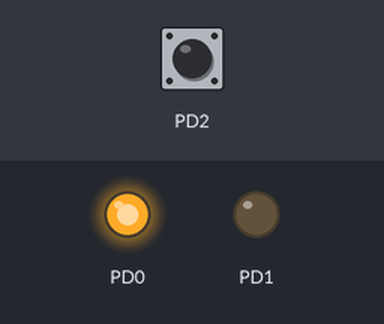
The program below on a simulated ATmega32, built with avr-gcc and emulated at 8 MHz. Parts: output pins drawn as LEDs (lit = HIGH). Dashed ring = blinking. Inputs (shaded band) come from the test bench; at power-on: PD2 HIGH.

Above: at 1.2 s.
1.3 s: PD2 pulled LOW for 0.15 s
At 1.7 s:
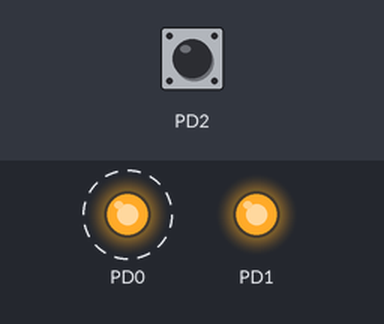
4.3 s: PD2 pulled LOW for 1 s
At 5.38 s:
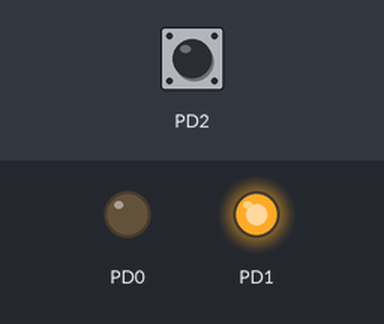
7.3 s: PD2 pulled LOW for 3.2 s
Timing chart, 0 to 15.0 s (numbered marks = the images above; inputs shaded):
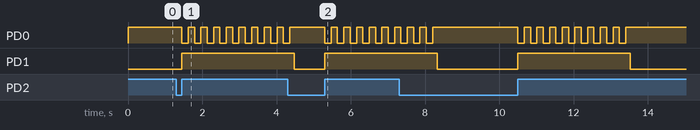

The program:

main.c
```c
#include "config.h"
//#include"lcd.h"
//#include"keypad.h"
#include"timer0.h"
#include"DIO.h"
#include <util/delay.h>


void stop()
{
	Disable_Alarm_TMR0();
	PORTD|=1;
	PORTD&= ~2;
}
void ext()
{
	SetAlarm_TMR0(stop,3000);


}

int main()
{
	DDRD=3;
	PORTD=5;
	gie_enable();
	SETBIT(gicr,6);
	mcucr |= 3 ;
	callback_EXT0_Interrupt(ext);


	while(1)
	{
		if(TIMSK&2)
		{
			PORTD|=2;
			PORTD^=1;

			_delay_ms(150);
		}
		else{}

	}


	return 0;

}
```

timer0.c
```c
#include "timer0.h"


struct STimer0_Settings Timer0_Configuration;
u32 TOV_Number ;
u32 num ;

static void (*Ptr_OFI)(void);
static void (*Ptr_CMI)(void);


void TMR0_Init(struct STimer0_Settings Configuration)
{
	Timer0_Configuration = Configuration ;

	/*********************Adjust Mode***********************/
	if (Timer0_Configuration.Timer0_Mode == NORMAL )
	{
		TCCR0 &= ~(1<<WGM00);
		TCCR0 &= ~( 1<< WGM01);
	}

	if (Timer0_Configuration.Timer0_Mode == CTC )
	{
		TCCR0 &= ~(1<<WGM00);
		TCCR0 |= ( 1<< WGM01);
	}

	/************************Adjust prescalar************************/
	TCCR0 = TCCR0 | Timer0_Configuration.Timer0_PRESCALAR;

	/**************************TMR0 Enable/Disable********************/
	if (Timer0_Configuration.Timer0_OVFI == TOIE0_enable )
	{
		TIMSK |= 1<< TOIE0 ;
	}
	else if (Timer0_Configuration.Timer0_OVFI == TOIE0_disable)
	{
		TIMSK &= ~(1<< TOIE0) ;

	}

	/**************************OCR0 Enable/Disable********************/
	if (Timer0_Configuration.Timer0_OCIE == OCIE0_enable )
	{
		TIMSK |= 1<< OCIE0 ;
	}
	else if (Timer0_Configuration.Timer0_OCIE == OCIE0_disable)
	{
		TIMSK &= ~(1<< OCIE0) ;

	}

}

void TMR0_ReadCounterValue(u8 *u8NumOfTicks)
{
	*u8NumOfTicks = TCNT0;
}
void TMR0_Set_Compare_Value(u8 u8Val)
{
	OCR0 = u8Val;
}

void TMR0_Set_Counter_Value(u8 u8Val)
{
	TCNT0 = u8Val;

}


//used for set the Number of OverFlow (Used for SW Counters)

void TMR0_Set_TOV_Number(u8 u8Val)
{
	TOV_Number = u8Val;

}
void TMR0_Get_TOV_Number(u8 *u8Val)
{
	*u8Val = TOV_Number ;
}


void SetAlarm_TMR0(void(*Ptr_to_OCM_Function)(void),u32 t)
{
	struct STimer0_Settings config;
	TMR0_Set_Compare_Value(100);
	config.Timer0_Mode=CTC;
	config.Timer0_OVFI=TOIE0_disable;
	config.Timer0_OCIE=OCIE0_enable;
	config.Timer0_PRESCALAR=PRESCALING_CLK8;
	TOV_Number=t*10;
	callback_OCR0_Compare_Match_Interrupt( Ptr_to_OCM_Function );
	TMR0_Init(config);


}
void Disable_Alarm_TMR0()
{
	struct STimer0_Settings config;
	config.Timer0_Mode=CTC;
	config.Timer0_OVFI=TOIE0_disable;
	config.Timer0_OCIE=OCIE0_disable;
	config.Timer0_PRESCALAR=PRESCALING_CLK8;
	TMR0_Init(config);


}

void callback_TMR0_Overflow_Interrupt (void(*Ptr_to_OVI_Function)(void))
{
	Ptr_OFI = Ptr_to_OVI_Function ;
	num=TOV_Number;

}
void callback_OCR0_Compare_Match_Interrupt(void(*Ptr_to_OCM_Function)(void))
{
	Ptr_CMI = Ptr_to_OCM_Function ;
	num=TOV_Number;

}


ISR(__vector_10)
{
	num--;
	if(num==0)
	{
	(*Ptr_CMI)();
	num=TOV_Number;
	}
}
ISR(__vector_11)
{
		num--;
		if(num==0)
		{
		(*Ptr_OFI)();
		num=TOV_Number;
		}
}
```

timer0.h
```c
/*
 * timer0.h
 *
 *  Created on: Jan 24, 2021
 *      Author: toshipa
 */

#ifndef TIMER0_H_
#define TIMER0_H_

#include "config.h"
/////User Configuration////////////////////

enum WAVE_FORM_GEN   //Timer/Counter0 Output Compare Match Interrupt Enable
{
	CTC,
	NORMAL
} ;

enum TOVFIE0
{
	TOIE0_enable,
	TOIE0_disable
} ;

enum OCMIE0   //Timer/Counter0 Output Compare Match Interrupt Enable
{
	OCIE0_enable ,
	OCIE0_disable
} ;


enum TMR0_PRESCALAR
{
	NO_CLK_SRC = 0, //Timer Disable
	NO_PRESCALING = 1,
	PRESCALING_CLK8 = 2,
	PRESCALING_CLK64 = 3,
	PRESCALING_CLK256 = 4,
	PRESCALING_CLK1024 = 5,
	EXT_CLK_FALLING=6,
	EXT_CLK_RISING = 7
} ;


struct STimer0_Settings
{
	enum TOVFIE0 Timer0_OVFI ;
	enum OCMIE0 Timer0_OCIE;
	enum WAVE_FORM_GEN Timer0_Mode ;
	enum TMR0_PRESCALAR Timer0_PRESCALAR;
};
//////////////////////////////////////////

/////////////////////Timer0 Interface


void TMR0_Init(struct STimer0_Settings Configuration);
void TMR0_ReadCounterValue(u8* u8NumOfTicks);
void TMR0_Set_Compare_Value(u8 u8Val);

void TMR0_Set_TOV_Number(u8 u8Val);
void TMR0_Get_TOV_Number(u8 *u8Val);


//ISR
void callback_TMR0_Overflow_Interrupt (void(*Ptr_to_OVI_Function)(void));
void callback_OCR0_Compare_Match_Interrupt(void(*Ptr_to_OCM_Function)(void));


void SetAlarm_TMR0(void(*Ptr_to_OVI_Function)(void),u32 t);
void Disable_Alarm_TMR0();


//////////////////////////////////////////

//////////////////////////////Private HW registers

/********************************EXT INT ISR**********************************/
#define ISR(vector) \
	void vector(void) __attribute__ ((signal));\
	void vector(void)
/*
 * 	 void __vector_1 (void) __attribute__ ((signal)) ; //external interrupt
 *	 void __vector_1 (void) //,used,externally_visible)) __VA_ARGS__;
 */

/**************************TCCR0 Registers*************************************/
#define FOC0 	7
#define WGM00	6
#define COM01 	5
#define COM00	4
#define WGM01	3
#define CS02 	2
#define CS01 	1
#define CS00 	0
/**************************Enable TMR0 Pin*************************************/
#define TOIE0	0
#define OCIE0	1


#endif /* TIMER0_H_ */
```

config.h
```c
/*
 * config.h
 *
 *  Created on: Jan 23, 2021
 *      Author: toshipa
 */

#ifndef CONFIG_H_
#define CONFIG_H_

#define u8 unsigned char
#define u32 long

#define NULL ((void*)0)


#define SETBIT(REG,BIT)  (REG |= 1 << BIT)
#define CLRBIT(REG,BIT)  (REG &= ~(1 << BIT))
#define TOGBIT(REG,BIT)  (REG ^= 1 << BIT)
#define READBIT(REG,BIT)  ((REG >> BIT) & 1)
#define gie_enable() SREG |=  (1 << (7))

#define DDRA *(( unsigned char*)0x3A)
#define PORTA *(( unsigned char*)0x3B)
#define PINA *(( unsigned char*)0x39)
#define DDRB *(( volatile unsigned char*)0x37)
#define PORTB *(( volatile unsigned char*)0x38)
#define PINB *(( unsigned char*)0x36)
#define DDRC *(( unsigned char*)0x34)
#define PORTC *(( unsigned char*)0x35)
#define PINC *(( unsigned char*)0x33)
#define DDRD *(( unsigned char*)0x31)
#define PORTD *(( unsigned char*)0x32)
#define PIND *(( unsigned char*)0x30)
#define admux *(( unsigned char*)0x27)
#define adcsra *(( unsigned char*)0x26)
#define adcl *(( unsigned char*)0x24)
#define adch *(( unsigned char*)0x25)
//interrupts
#define SREG *(( unsigned char*)0x5F)//(pin7)(GIE Global Interrupt Enable) bit must be set for the interrupts to be enabled

#define gicr *(( unsigned char*)0x5B) /*(PIE)General external Interrupt Control Register   bit(6,7,5) for enable external (0,1,2)  */

#define mcucr *(( unsigned char*)0x55) /* to select the event for int0 and int 1
                                          The MCU Control Register contains control bits for interrupt sense control
                                          bit (0,1) for external 0      bit (2,3) for external 1  */
#define mcucsr *(( unsigned char*)0x54) /* to select event for int2*/

#define gifr *(( unsigned char*)0x5A) /*General Interrupt Flag Register    bit(6,7,5) for  (0,1,2)  */

//timer
#define TCNT0	*((volatile unsigned char*)0x52) // counter 8 bit reg to read from 0 to 255

#define TCCR0	*((volatile unsigned char*)0x53) /*
                                          (bit3-wgm01 &bit6-wgm00) to select the mode (normal-pwm-ctc)
                                          (bit4-com00 &bit5-com01) to select the mode for co0(inverting -non)
                                          (bit0,1,2) to select the freq/?? (change time cycle)
                                        */
#define OCR0	*((volatile unsigned char*)0x5C) //  set a value to compared with the counter value (TCNT0)
#define TIMSK	*((volatile unsigned char*)0x59) /*
                                        (bit-0) to enable normal overflow interrupt (PIE)
                                        (bit-1) to enable *ctc* overflow interrupt (PIE)
                                       */
#define tccr1a *(( unsigned char*)0x4f)
#define tccr1b *(( unsigned char*)0x4e)
#define wdtcr *(( unsigned char*)0x41) /*
										bit3 watchdog enable
										bit4 wdtoe to turnof watchdog(bit3,4=1 -->bit3=0)
										bit(0-2) clk pre
 	 	 	 	 	 	 	 	 	   */

#define ucsra *(( unsigned char*)0x2b)
#define ucsrb *(( unsigned char*)0x2a)
#define ucsrc *(( unsigned char*)0x40)
#define ubrrh *(( unsigned char*)0x40)
#define ubrrl *(( unsigned char*)0x29)
#define udr *(( unsigned char*)0x2c)
#define spcr *(( unsigned char*)0x2d)
#define spsr *(( unsigned char*)0x2e)
#define spdr *(( unsigned char*)0x2f)
#define TWBR *(( unsigned char*)0x20)
#define TWSR *(( unsigned char*)0x21)
#define TWAR *(( unsigned char*)0x22)
#define TWDR *(( unsigned char*)0x23)
#define TWCR *(( unsigned char*)0x56)


#define START_ACK                0x08 // start has been sent
#define REP_START_ACK            0x10 // repeated start
#define SLAVE_ADD_AND_WR_ACK     0x18 // Master transmit ( slave address + Write request ) ACK
#define SLAVE_ADD_AND_RD_ACK     0x40 // Master transmit ( slave address + Read request ) ACK
#define WR_BYTE_ACK              0x28 // Master transmit data ACK
#define RD_BYTE_WITH_NACK        0x58 // Master received data with not ACK
#define SLAVE_ADD_RCVD_RD_REQ    0xA8 // means that slave address is received with write req
#define SLAVE_ADD_RCVD_WR_REQ    0x60 // means that slave address is received with read req
#define SLAVE_DATA_RECEIVED      0x80 // means that read byte req is received
#define SLAVE_BYTE_TRANSMITTED   0xC0 // means that write byte req is received

#define TWPS1 1
#define TWPS0 0
#define TWEN 2
#define TWSTA 5
#define TWINT 7
#define TWSTO 4
#define TWEA 6


#endif /* CONFIG_H_ */
```

DIO.c
```c
#include "config.h"
#include "DIO.h"
#include <util/delay.h>


extern u8 blink;
static void (*Ptr_EXT0)(void);

void Dio_init_port (DIO_PORT_ID port_name, u8 write)
{
	switch (port_name)
	{
	case PORT_A: DDRA=write; break;
	case PORT_B: DDRB=write; break;
	case PORT_C: DDRC=write; break;
	case PORT_D: DDRD=write; break;
	}
}

void Dio_init_pin (DIO_PORT_ID port_name, u8 pin_number, u8 dir)
{
	switch (port_name)
	{
	case PORT_A: (dir==OUTPUT)?SETBIT(DDRA,pin_number):CLRBIT(DDRA,pin_number); break;
	case PORT_B: (dir==OUTPUT)?SETBIT(DDRB,pin_number):CLRBIT(DDRB,pin_number); break;
	case PORT_C: (dir==OUTPUT)?SETBIT(DDRC,pin_number):CLRBIT(DDRC,pin_number); break;
	case PORT_D: (dir==OUTPUT)?SETBIT(DDRD,pin_number):CLRBIT(DDRD,pin_number); break;

	}

}

void Dio_write_port(DIO_PORT_ID port_name,u8 write)
{
	switch (port_name)
	{
	case PORT_A: PORTA=write; break;
	case PORT_B: PORTB=write; break;
	case PORT_C: PORTC=write; break;
	case PORT_D: PORTD=write; break;
	}
}
void Dio_write_pin(DIO_PORT_ID port_name,u8 pin,u8 val)
{
	if (val==1)
		Dio_set_pin (port_name , pin);
	else if (val==0)
		Dio_clr_pin (port_name , pin);

}


u8 Dio_Read_port (DIO_PORT_ID port_name)
{
	switch(port_name)
	{
		PORT_A: return PINA; break;
		PORT_B: return PINB; break;
		PORT_C: return PINC; break;
		PORT_D: return PIND; break;
	}
	return -1;
}
u8 Dio_Read_pin (DIO_PORT_ID port_name, u8 pin_number)
{
	switch(port_name)
	{
		case PORT_A: return READBIT(PINA,pin_number); break;
		case PORT_B: return READBIT(PINB,pin_number); break;
		case PORT_C: return READBIT(PINC,pin_number); break;
		case PORT_D: return READBIT(PIND,pin_number); break;
	}
	return -1;
}


void Dio_set_pin (DIO_PORT_ID port_name,u8 pin_number)
{
	switch(port_name)
		{
			case PORT_A: SETBIT(PORTA,pin_number); break;
			case PORT_B: SETBIT(PORTB,pin_number); break;
			case PORT_C: SETBIT(PORTC,pin_number); break;
			case PORT_D: SETBIT(PORTD,pin_number); break;
		}
}
void Dio_clr_pin (DIO_PORT_ID port_name,u8 pin_number)
{
	switch(port_name)
		{
			case PORT_A: CLRBIT(PORTA,pin_number); break;
			case PORT_B: CLRBIT(PORTB,pin_number); break;
			case PORT_C: CLRBIT(PORTC,pin_number); break;
			case PORT_D: CLRBIT(PORTD,pin_number); break;
		}
}
void Dio_tog_pin (DIO_PORT_ID port_name,u8 pin_number)
{
	switch(port_name)
		{
			case PORT_A: TOGBIT(PORTA,pin_number); break;
			case PORT_B: TOGBIT(PORTB,pin_number); break;
			case PORT_C: TOGBIT(PORTC,pin_number); break;
			case PORT_D: TOGBIT(PORTD,pin_number); break;
		}
}
void callback_EXT0_Interrupt (void(*Ptr_Function)(void))
{

	Ptr_EXT0=Ptr_Function;
}

ISR(__vector_1)
{
(*Ptr_EXT0)();

}
```

DIO.h
```c
/*
 * DIO.h
 *
 *  Created on: Jan 24, 2021
 *      Author: toshipa
 */

#ifndef DIO_H_
#define DIO_H_


#define HIGH 1
#define LOW 0
#define INPUT 0
#define OUTPUT 1


typedef enum
	{
		PORT_A,
		PORT_B,
		PORT_C,
		PORT_D
	}DIO_PORT_ID;


void Dio_init_port (DIO_PORT_ID port_name, u8 dir);
void Dio_init_pin (DIO_PORT_ID port_name, u8 pin_number, u8 dir);

void Dio_write_port(DIO_PORT_ID port_name,u8 write);
void Dio_write_pin(DIO_PORT_ID port_name,u8 pin,u8 val);

u8 Dio_Read_port (DIO_PORT_ID port_name);
u8 Dio_Read_pin (DIO_PORT_ID port_name, u8 pin_number);

void Dio_set_pin (DIO_PORT_ID port_name,u8 pin_number);
void Dio_clr_pin (DIO_PORT_ID port_name,u8 pin_number);
void Dio_tog_pin (DIO_PORT_ID port_name,u8 pin_number);

void callback_EXT0_Interrupt (void(*Ptr_Function)(void));


#define ISR(vector) \
	void vector(void) __attribute__ ((signal));\
	void vector(void)

#endif /* DIO_H_ */
```

Measured:
- after the input at 1.3 s, PD0: alternates HIGH for 0.17 s and LOW for 0.17 s, starting after 0.15 s; PD1: LOW → HIGH after 0.15 s
